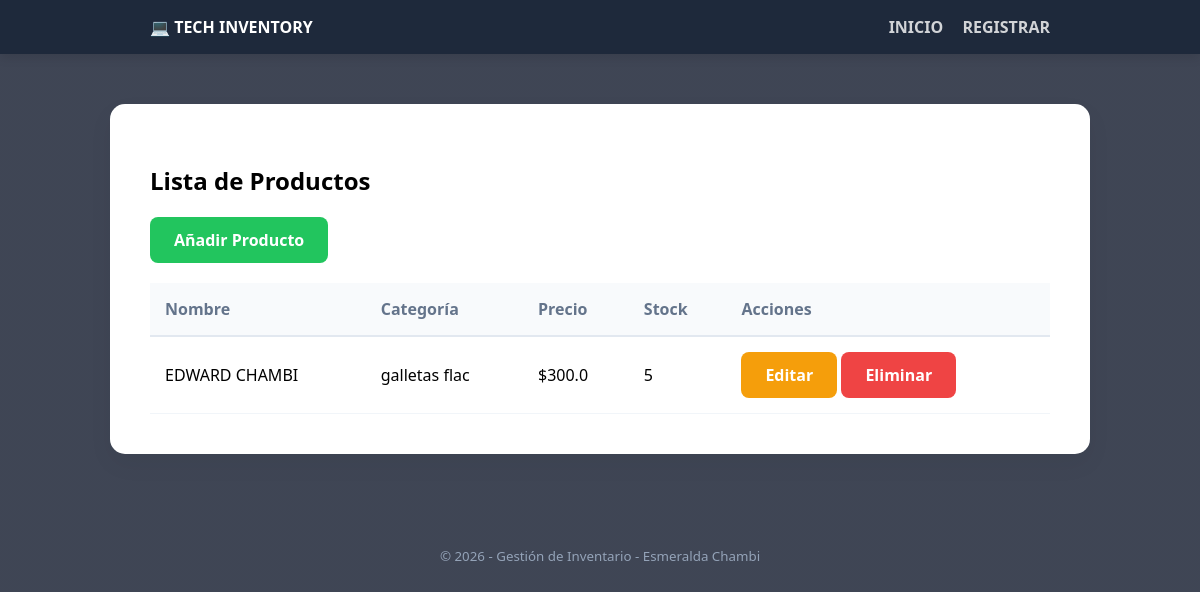
Before: / with the older database file.
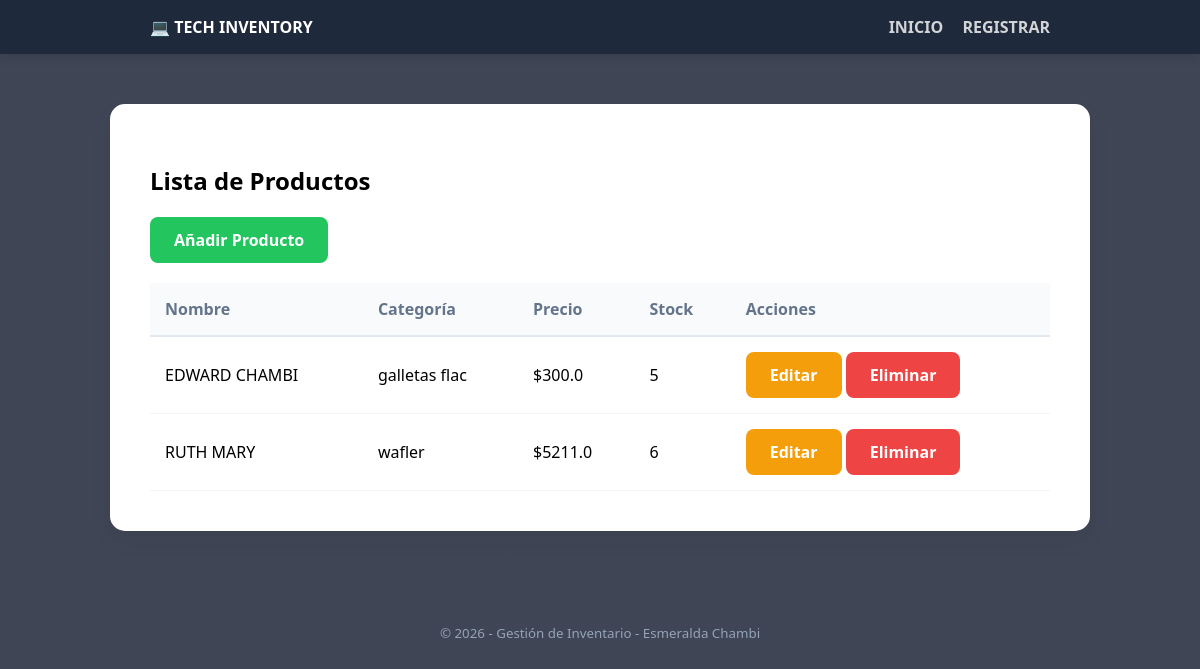
After: the same page with the newer database file.
### tables this page shows
CREATE TABLE productos (
            id INTEGER PRIMARY KEY AUTOINCREMENT,
            nombre TEXT NOT NULL,
            categoria TEXT NOT NULL,
            precio REAL NOT NULL,
            stock INTEGER NOT NULL
        );

### app.py (the view)
@app.route('/')
def index():
    db = conexion_db()
    productos = db.execute('SELECT * FROM productos').fetchall()
    db.close()
    return render_template('index.html', productos=productos)

### app.py (called while the page is built)
def conexion_db():
    conn = sqlite3.connect('inventario.db')
    conn.row_factory = sqlite3.Row # Esto permite acceder a las columnas por nombre
    return conn

### templates/index.html
{% extends 'base.html' %}
{% block content %}
<h2>Lista de Productos</h2>
<a href="/registrar" class="btn btn-success mb-3">Añadir Producto</a>
<table class="table table-striped bg-white shadow-sm">
    <thead>
        <tr>
            <th>Nombre</th><th>Categoría</th><th>Precio</th><th>Stock</th><th>Acciones</th>
        </tr>
    </thead>
    <tbody>
        {% for p in productos %}
        <tr>
            <td>{{ p.nombre }}</td><td>{{ p.categoria }}</td><td>${{ p.precio }}</td><td>{{ p.stock }}</td>
            <td>
                <a href="/editar/{{ p.id }}" class="btn btn-warning btn-sm">Editar</a>
                <a href="/eliminar/{{ p.id }}" class="btn btn-danger btn-sm" onclick="return confirm('¿Borrar?')">Eliminar</a>
            </td>
        </tr>
        {% endfor %}
    </tbody>
</table>
{% endblock %}

### templates/base.html (shortened to what this page needs)
<!DOCTYPE html>
<html lang="es">
<head>
    <link rel="stylesheet" href="{{ url_for('static', filename='css/bootstrap.min.css') }}">
</head>
<body>
    <nav class="navbar">
        <div class="container" style="display:flex; width:100%; max-width:900px; margin:0 auto; justify-content:space-between; align-items:center;">
            <a class="navbar-brand" href="/">💻 TECH INVENTORY</a>
            <div class="nav-links">
                <a class="nav-link" href="/">INICIO</a>
                <a class="nav-link" href="/registrar">REGISTRAR</a>
            </div>
        </div>
    </nav>
    <div class="main-content">
        {% block content %}
        {% endblock %}
    </div>
    <footer style="text-center; padding: 40px; color: #94a3b8; text-align: center;">
        <small>© 2026 - Gestión de Inventario - Esmeralda Chambi</small>
    </footer>
</body>
</html>

Changed rows visible on the page:
added productos: nombre "RUTH MARY", categoria "wafler", precio "5211.0", stock "6"
